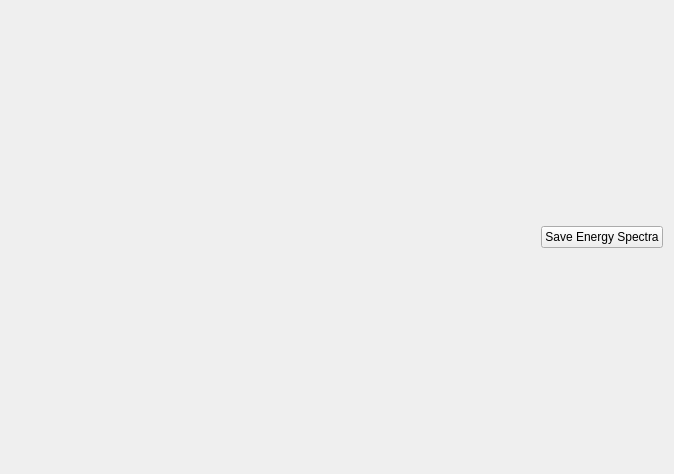
<?xml version="1.0" encoding="UTF-8"?>
<ui version="4.0">
 <class>Form</class>
 <widget class="QWidget" name="Form">
  <property name="geometry">
   <rect>
    <x>0</x>
    <y>0</y>
    <width>674</width>
    <height>474</height>
   </rect>
  </property>
  <property name="minimumSize">
   <size>
    <width>600</width>
    <height>400</height>
   </size>
  </property>
  <property name="contextMenuPolicy">
   <enum>Qt::ActionsContextMenu</enum>
  </property>
  <property name="windowTitle">
   <string>Simulated Energy Spectrum</string>
  </property>
  <layout class="QVBoxLayout" name="verticalLayout_2">
   <item>
    <layout class="QVBoxLayout" name="matplotlib_layout"/>
   </item>
   <item>
    <layout class="QVBoxLayout" name="verticalLayout">
     <item>
      <layout class="QHBoxLayout" name="horizontalLayout">
       <item>
        <spacer name="horizontalSpacer_2">
         <property name="orientation">
          <enum>Qt::Horizontal</enum>
         </property>
         <property name="sizeHint" stdset="0">
          <size>
           <width>40</width>
           <height>20</height>
          </size>
         </property>
        </spacer>
       </item>
       <item>
        <widget class="QPushButton" name="saveSimuEnergySpectraButton">
         <property name="text">
          <string>Save Energy Spectra</string>
         </property>
        </widget>
       </item>
      </layout>
     </item>
    </layout>
   </item>
  </layout>
 </widget>
 <resources/>
 <connections/>
</ui>
